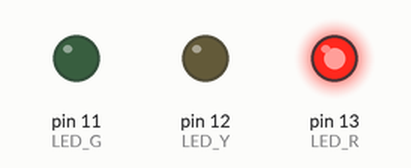
This sketch was run on a simulated Arduino Uno, built with avr-gcc and run on an emulated ATmega328P. Parts: output pins drawn as LEDs (lit = HIGH).

Above: at 1.0 s.
At 2.5 s:
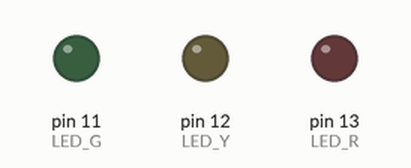
At 4.0 s:
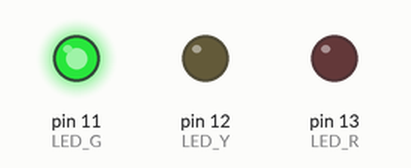
Timing chart, 0 to 6.5 s (numbered marks = the images above):
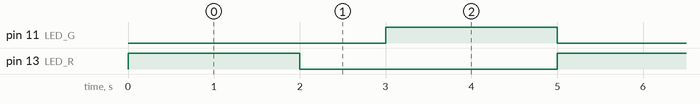

Measured:
- by itself, pin 11 (LED_G), pin 13 (LED_R): alternates HIGH for 2.0 s and LOW for 3.0 s
- by itself, everything shown: repeats every 5.0 s, in 4 steps

The sketch:

traffic_light.ino
```cpp
#define LED_R 13
#define LED_Y 12
#define LED_G 11

void setup() {
  // put your setup code here, to run once:
  pinMode(LED_R, OUTPUT);
  pinMode(LED_Y, OUTPUT);
  pinMode(LED_G, OUTPUT);
}

void loop() {
  // put your main code here, to run repeatedly:

  digitalWrite(LED_R, HIGH);
  delay(2000);
  digitalWrite(LED_R, LOW);

  //digitalWrite(LED_Y, HIGH);
  delay(1000);


  digitalWrite(LED_G, HIGH);
  delay(2000);
  digitalWrite(LED_G, LOW);

}
 
```
